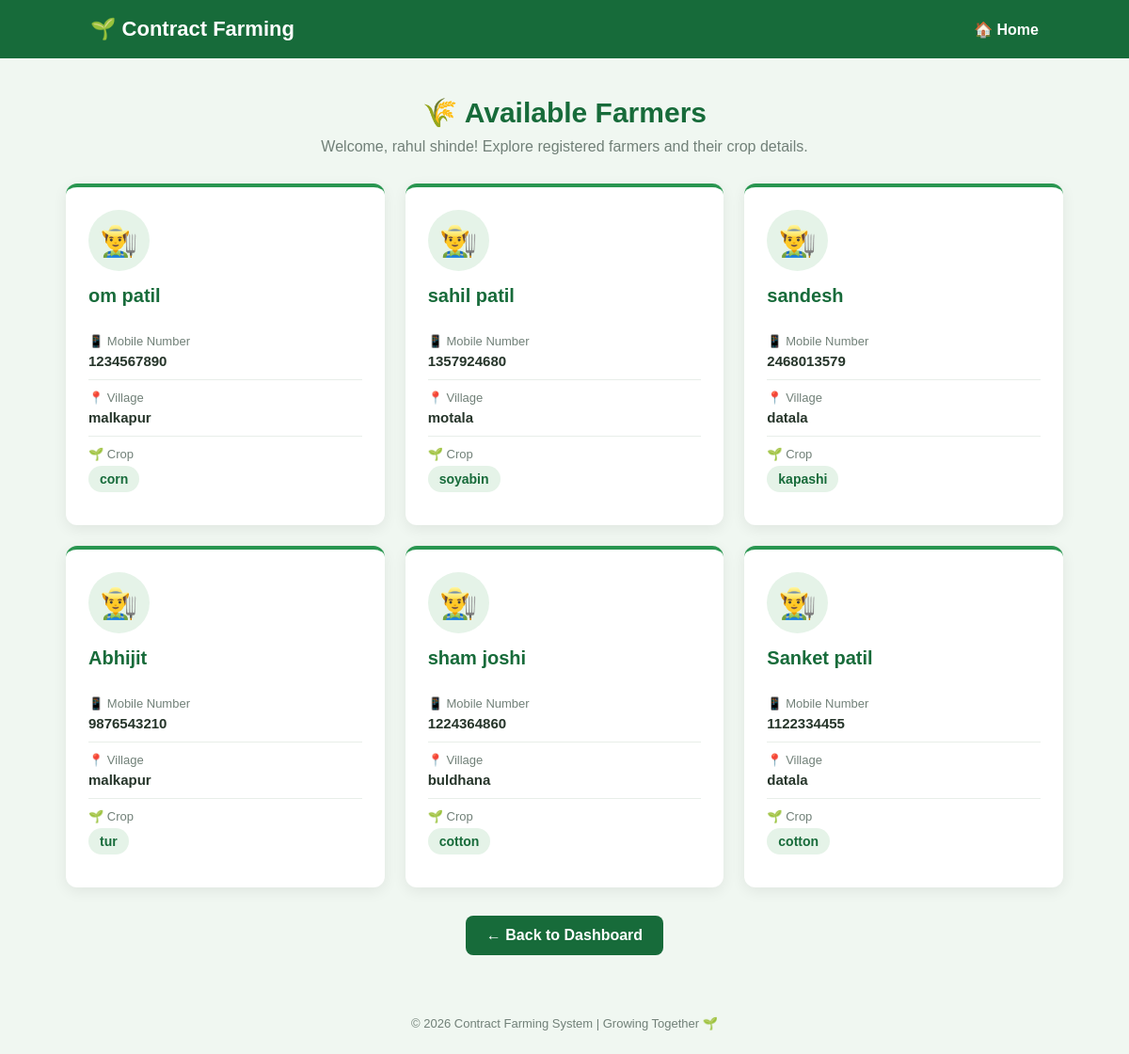
The page /buyer/available-farmers/ (signed in) on the database its author committed.
### farming/models.py (models this page shows, shortened)
class Buyer(models.Model):
    name = models.CharField(max_length=100)
    mobile = models.CharField(max_length=15)
    company = models.CharField(max_length=100)
    location = models.CharField(max_length=100)
    password = models.CharField(max_length=100)

class Farmer(models.Model):
    name = models.CharField(max_length=100)
    mobile = models.CharField(max_length=15)
    village = models.CharField(max_length=100)
    crop = models.CharField(max_length=100)
    password = models.CharField(max_length=100)

### farming/views.py (the view)
# urls.py: path('buyer/available-farmers/', views.buyer_available_farmers, name='buyer_available_farmers'),
def buyer_available_farmers(request):
    buyer_id = request.session.get('buyer_id')
    if buyer_id:
        buyer = Buyer.objects.get(id=buyer_id)
        farmers = Farmer.objects.all()
        return render(request, 'buyer_available_farmers.html', {
            'buyer': buyer,
            'farmers': farmers
        })
    return render(request, 'buyer_login.html', {
        'error': 'Please login first!'
    })

### farming/templates/buyer_available_farmers.html (shortened to what this page needs)
<!DOCTYPE html>
<html lang="en">
<head>
</head>
<body>
    <div class="navbar">
        <h2>🌱 Contract Farming</h2>
        <a href="/">🏠 Home</a>
    </div>
    <div class="container">
        <div class="page-heading">
            <h1>🌾 Available Farmers</h1>
            <p>Welcome, {{ buyer.name }}! Explore registered farmers and their crop details.</p>
        </div>
        <div class="farmers-grid">
            {% for farmer in farmers %}
                <div class="farmer-card">
                    <div class="farmer-icon">👨‍🌾</div>
                    <h2>{{ farmer.name }}</h2>
                    <div class="info">
                        <label>📱 Mobile Number</label>
                        <p>{{ farmer.mobile }}</p>
                    </div>
                    <div class="info">
                        <label>📍 Village</label>
                        <p>{{ farmer.village }}</p>
                    </div>
                    <div class="info">
                        <label>🌱 Crop</label>
                        <p><span class="crop-tag">{{ farmer.crop }}</span></p>
                    </div>
                </div>
            {% empty %}
                <div class="empty-card">
                    <h2>📭 No Farmers Registered</h2>
                    <p>There are no registered farmers to display yet.</p>
                </div>
            {% endfor %}
        </div>
        <div class="back-container">
            <a href="/buyer/dashboard/" class="back-btn">
                ← Back to Dashboard
            </a>
        </div>
    </div>
    <footer>
        © 2026 Contract Farming System | Growing Together 🌱
    </footer>
</body>
</html>

### farming/templates/buyer_available_farmers.html (style rules this page uses)
* { margin: 0; padding: 0; box-sizing: border-box; font-family: Arial, sans-serif; }
body { background: #f0f7f1; color: #26352a; }
.navbar { background: #176b3a; color: white; padding: 18px 8%; display: flex; justify-content: space-between; align-items: center; }
.navbar h2 { font-size: 22px; }
.navbar a { color: white; text-decoration: none; font-weight: bold; }
.container { max-width: 1100px; margin: 40px auto; padding: 0 20px; }
.page-heading { text-align: center; margin-bottom: 30px; }
.page-heading h1 { color: #176b3a; font-size: 30px; margin-bottom: 10px; }
.page-heading p { color: #718078; font-size: 16px; }
.farmers-grid { display: grid; grid-template-columns: repeat(auto-fit, minmax(250px, 1fr)); gap: 22px; }
.farmer-card { background: white; padding: 24px; border-radius: 12px; box-shadow: 0 4px 15px rgba(0, 0, 0, 0.07); border-top: 4px solid #299650; transition: transform 0.2s ease; }
.farmer-icon { width: 65px; height: 65px; background: #e5f3e8; border-radius: 50%; display: flex; justify-content: center; align-items: center; font-size: 32px; margin-bottom: 15px; }
.farmer-card h2 { color: #176b3a; font-size: 20px; margin-bottom: 18px; overflow-wrap: anywhere; }
.info { padding: 11px 0; border-bottom: 1px solid #e8eee9; }
.info:last-child { border-bottom: none; }
.info label { display: block; color: #718078; font-size: 13px; margin-bottom: 5px; }
.info p { color: #26352a; font-size: 15px; font-weight: bold; overflow-wrap: anywhere; }
.crop-tag { display: inline-block; background: #e5f3e8; color: #176b3a; padding: 6px 12px; border-radius: 20px; font-size: 14px; font-weight: bold; }
.back-container { text-align: center; margin-top: 30px; }
.back-btn { display: inline-block; background: #176b3a; color: white; padding: 12px 22px; border-radius: 8px; text-decoration: none; font-weight: bold; }
footer { text-align: center; color: #718078; padding: 25px 15px; font-size: 13px; }

### rows shown on the page
Buyer: name "rahul shinde"
Farmer: name "om patil", mobile "1234567890", village "malkapur", crop "corn"
Farmer: name "sahil patil", mobile "1357924680", village "motala", crop "soyabin"
Farmer: name "sandesh", mobile "2468013579", village "datala", crop "kapashi"
Farmer: name "Abhijit", mobile "9876543210", village "malkapur", crop "tur"
Farmer: name "sham joshi", mobile "1224364860", village "buldhana", crop "cotton"
Farmer: name "Sanket patil", mobile "1122334455", village "datala", crop "cotton"
